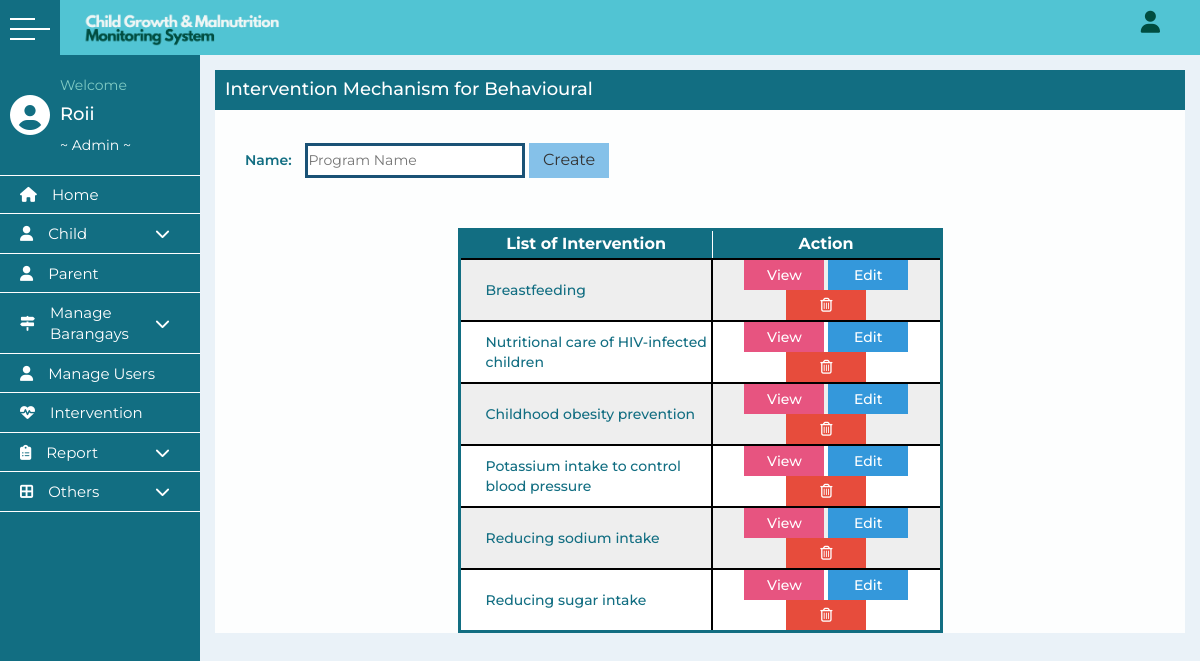
The page /intervention.php?categ=Behavioural (signed in) on the database its author committed.
### tables this page shows
CREATE TABLE `mechanism` (
  `category` varchar(255) NOT NULL,
  `name` varchar(255) NOT NULL,
  `id` int(11) NOT NULL
);

### intervention.php (the view, shortened to what this page needs)
<?php
include ("includes/config.php");
    $categ=$_GET['categ'];
    $sql = "SELECT * FROM `mechanism` where category='$categ'";
    $intervention_results = mysqli_query($Connection, $sql);
    $intervention_records = mysqli_num_rows($intervention_results);
include ('includes/header.php');
?>
      <main>
      <div class="container">
      <div class="graph">
        <div class="table-container">
          <div class="title-page">
            <h3>Intervention Mechanism <?php if (!empty($_GET['categ'])) {
              echo "for ".$_GET['categ'];
            }?> </h3>
          </div>
          <form action="" method="post">
            <div class="add_intervention">
              <label>Name:</label>
              <input type="text" name="mechanism_name" placeholder="Program Name">
              <button name="add" type="submit">Create</button>
           </div>
          </form>
          <div class="table-list" style="margin-top: 50px;">
            <center>
              <table>
                <tr>
                  <th>List of Intervention</th>
                  <th>Action</th>
                </tr>
                <?php
                  if (!empty($intervention_records)) {
                    while ($row = mysqli_fetch_assoc($intervention_results)) {
                      ?>
                <tr>
                <td style="text-align: left;padding-left: 25px;"><?php echo $row['name'];?></td>
                <td>
                    <button style="background-color: #e75480;"><a style="text-decoration: none;color: white" href="beneficiaries.php?prog=<?php echo $row['id']; ?>&name=<?php echo $row['name']; ?>";>View</button>
                    <button style="background-color: #3498DB; color: white;"><a style="text-decoration: none;color: white" href="rename_program.php?prog=<?php echo $row['id']; ?>&name=<?php echo $row['name']; ?>&category=<?php echo $row['category']; ?>";>Edit</button>
                    <button style="background-color: #E74C3C;"><a href="child_delete.php?prog=<?php echo $row['id']; ?>" onClick="javascript:return confirm('Do you really want to delete?');"><i class="far fa-trash-alt" style="color: white;"></i></a></button>
                  </td>
                </tr>
                <?php
                }
              }
                ?>
              </table>
            </center>
          </div>
        </div>
      </div>
      </div>
      </div>
      </div>
</body>
</html>

### css/style.css (style rules this page uses)
* { margin: 0; padding: 0; list-style: none; box-sizing: border-box; text-decoration: none; font-family: 'Montserrat', sans-serif; }
.main_container .container { margin-top: 40px; width: calc(100% - 200px); margin-left: 200px; transition: all 0.3s ease; }
a { text-decoration: none; }
main { background: #EAF2F8; min-height: calc(100vh - 60px); }
.graph { margin-top:-20px; background-color: #FDFEFE; width: 100%; height: auto; }
.title-page { width: 100%; height: 40px; background-color: #126e82; margin-top: 50px; }
.title-page h3 { float: left; margin-top: 10px; margin-left: 10px; font-size: 18px; color: white; }
.table-list { margin-top: 120px; }
.table-list table { border-collapse: collapse; width: 50%; height: auto; }
.table-list table, td, th { border: 3px solid #126e82; font-size: 14px; text-align: center; }
.table-list table td { width: 200px; text-align: center; }
.table-list table th { height: 30px; background-color: #126e82; color: white; font-size: 16px; border: 1px solid; text-align: center; }
.table-list table td { font-size: 14px; height: 30px; color: #126e82; font-weight: 500; text-align: center; }
.table-list table tr:nth-child(even) { background-color: #eee; }
.table-list table tr:nth-child(odd) { background-color: #fff; }
.table-list table button { width: 80px; height: 30px; font-size: 14px; color: #004D40; background-color: #E0F2F1; font-weight: 450; border: none; }
.table-list-barangay table, td, th { border: 3px solid #126e82; font-size: 14px; text-align: center; }
.table-list-2 table, td, th { border: 3px solid #126e82; font-size: 18px; text-align: center; }
.table-list-2 table td, th { width: 400px; text-align: center; }
.add_intervention label { font-size: 14px; font-weight: 550; color: #126e82; margin-left: 30px; margin-right: 10px; margin-top: 40px; }
.add_intervention input { width: 220px; height: 35px; border: 3px solid #1A5276; }
.add_intervention button { width: 80px; height: 35px; font-size: 16px; background-color: #85C1E9; border: none; }
.table-list-child table, td, th { border: 3px solid #126e82; font-size: 14px; text-align: center; }
.table-child-growth table, td, th { border: 2px solid black; font-size: 16px; text-align: center; }
.table-child-report table, th, td { border: 2px solid black; }
.table-intervention table, td, th { border: 2px solid black; font-size: 16px; text-align: center; }

### rows shown on the page
mechanism: name "Breastfeeding"
mechanism: name "Nutritional care of HIV-infected children"
mechanism: name "Childhood obesity prevention"
mechanism: name "Potassium intake to control blood pressure"
mechanism: name "Reducing sodium intake"
mechanism: name "Reducing sugar intake"

### other values the page prints
wordwrap($text, 12, "<br />\n") "Roii"
$_SESSION['role'] "Admin"
$_GET['categ'] "Behavioural"
